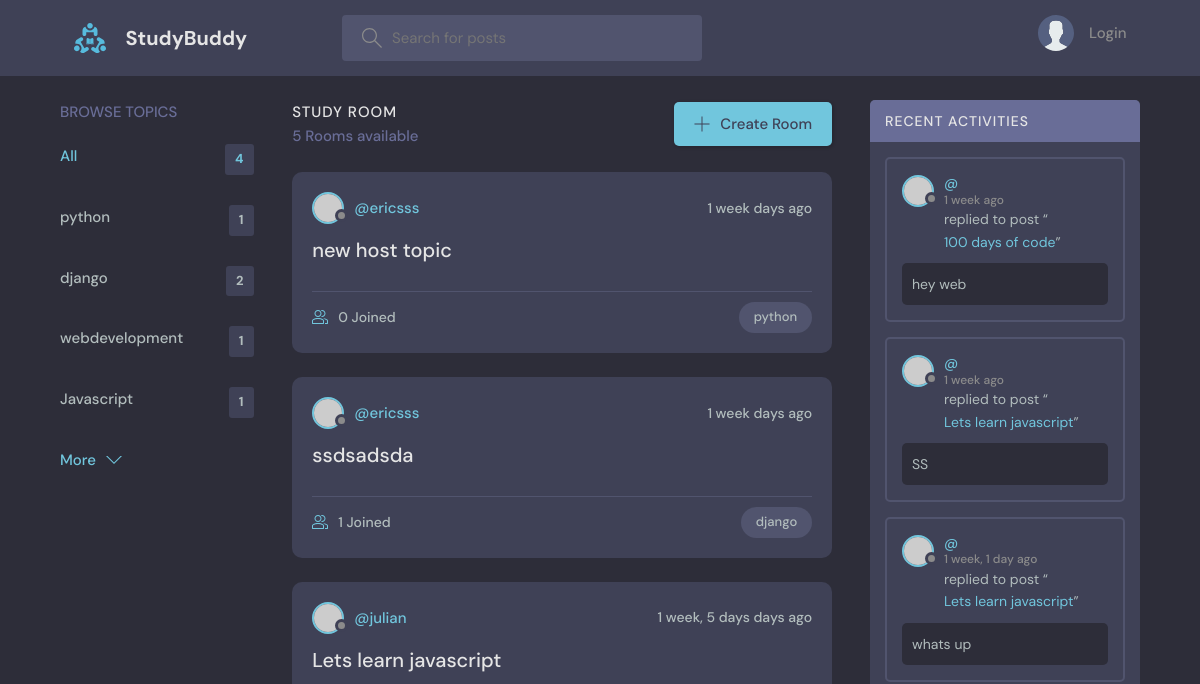
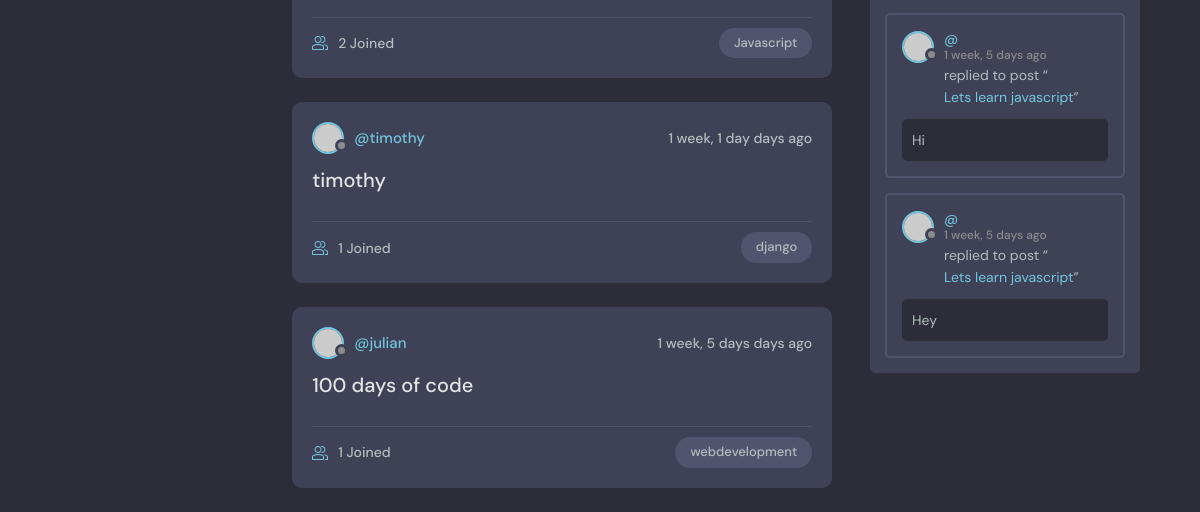
The app's page /, older data (2 pictures, top to bottom).
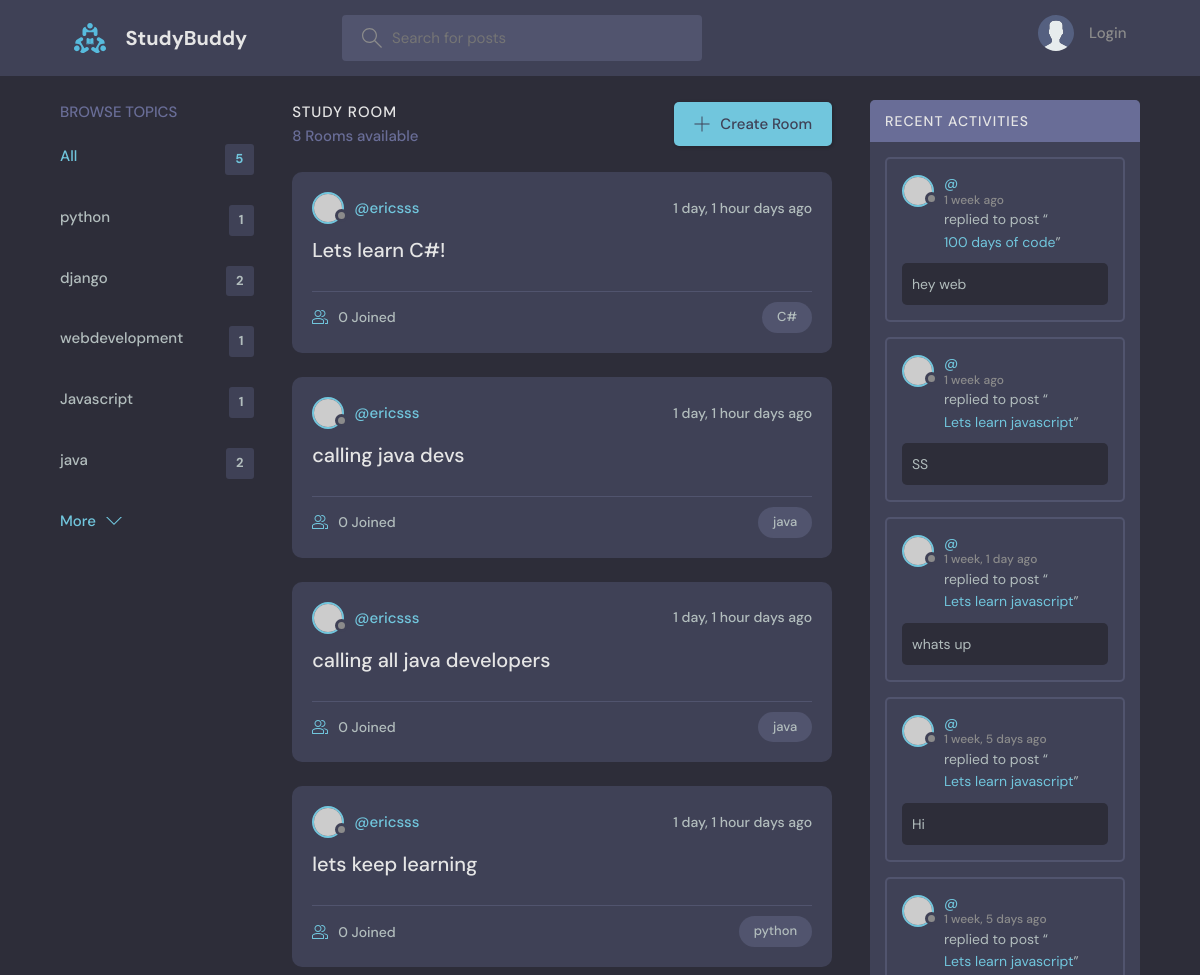
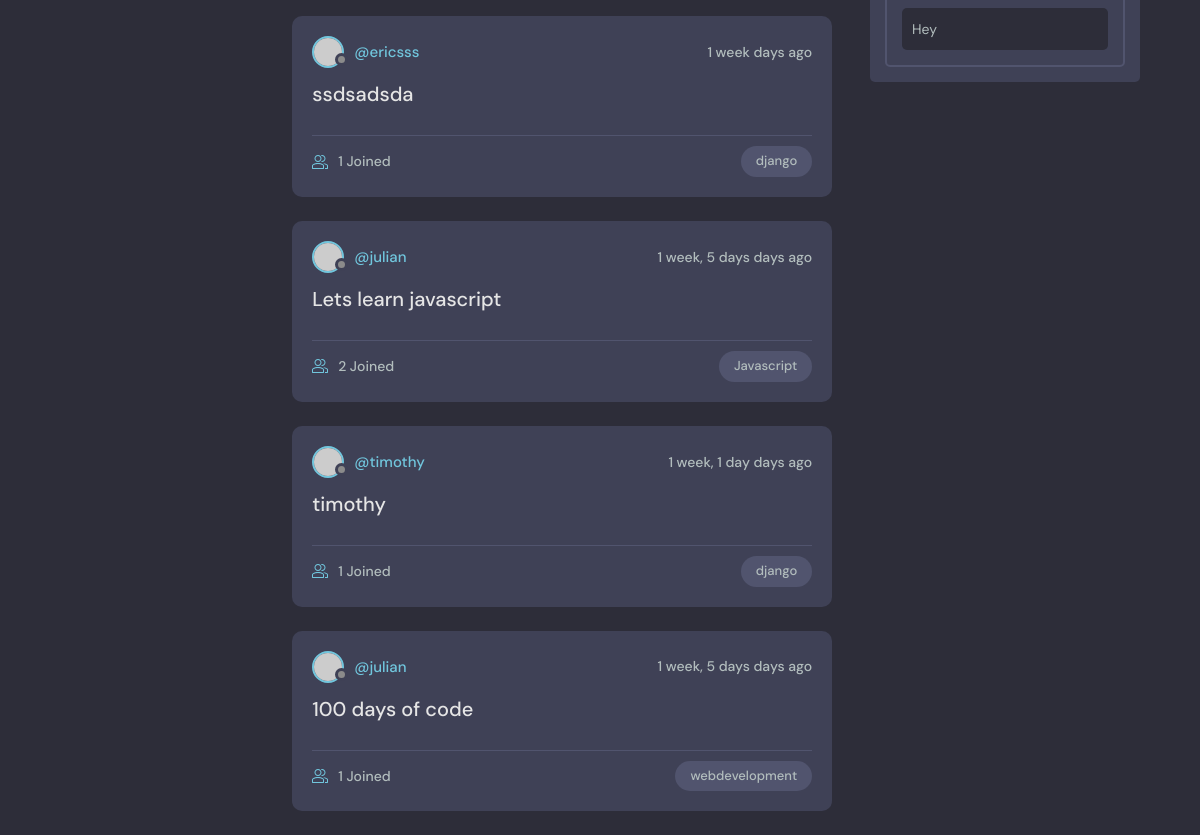
The same page, newer data (2 pictures, top to bottom).
### base/models.py (models this page shows, shortened)
class Topic(models.Model):
    name=models.CharField(max_length=200)

class Room(models.Model):
    host= models.ForeignKey(User, on_delete=models.SET_NULL, null=True)
    topic= models.ForeignKey(Topic, on_delete=models.SET_NULL, null=True)
    name = models.CharField(max_length = 200)
    description= models.TextField(null=True, blank=True)
    participants = models.ManyToManyField(User, blank=True, related_name='room_participants')
    updated =models.DateTimeField(auto_now=True)
    created = models.DateTimeField(auto_now_add=True)
    class Meta:
        ordering =['-updated', '-created'] #'-' makes it reverse order(newest at the top), no dash means it is decending order

class Message(models.Model):
        user= models.ForeignKey(User, on_delete=models.CASCADE)
        room = models.ForeignKey(Room, on_delete=models.CASCADE) #if there is an error check here the Room throws an error if not ''
        body =models.TextField()
        updated =models.DateTimeField(auto_now=True)
        created = models.DateTimeField(auto_now_add=True)
        class Meta:
            ordering =['-updated', '-created'] #'-' makes it reverse order(newest at the top), no dash means it is decending order

### base/views.py (the view)
# urls.py: path('', views.home, name='home'),
def home(request):
    q = request.GET.get('q') if request.GET.get('q') != None else ''
    rooms = Room.objects.filter(
    Q(topic__name__icontains=q) |
    Q(name__icontains= q) |
    Q(description__icontains=q)
    )
    topics = Topic.objects.all() [0:5]
    room_count = rooms.count()
    room_messages = Message.objects.filter(Q(room__topic__name__icontains=q))
    context = {'rooms': rooms, 'topics': topics,
    'room_count': room_count, 'room_messages': room_messages}
    return render(request, 'base/home.html', context)

### base/templates/base/home.html (shortened to what this page needs)
{% extends 'main.html'%}
{%block content%}
    <main class="layout layout--3">
      <div class="container">
        {%include 'base/topics_component.html' %}
        <div class="roomList">
          <div class="roomList__header">
            <div>
              <h2>Study Room</h2>
              <p>{{room_count}} Rooms available</p>
            </div>
            <a class="btn btn--main" href="{% url 'create-room' %}">
              <svg version="1.1" xmlns="http://www.w3.org/2000/svg" width="32" height="32" viewBox="0 0 32 32">
                <title>add</title>
                <path
                  d="M16.943 0.943h-1.885v14.115h-14.115v1.885h14.115v14.115h1.885v-14.115h14.115v-1.885h-14.115v-14.115z"
                ></path>
              </svg>
              Create Room
            </a>
          </div>
            {% include 'base/feed_component.html' %}
        </div>
         {% include 'base/activity_component.html' %}
      </div>
    </main>
 {% endblock %}

### base/templates/base/topics_component.html
<div class="topics">
    <div class="topics__header">
      <h2>Browse Topics</h2>
    </div>
    <ul class="topics__list">
      <li>
        <a href="{% url 'home'%}" class="active">All <span>{{topics.count}}</span></a>
      </li>
      {% for topic in topics%}
      <li>
        <a href="{% url 'home' %}?q={{topic.name}}" >{{topic.name}} <span>{{topic.room_set.all.count}}</span></a>
      </li>
    {% endfor %}
    </ul>
    <a class="btn btn--link" href="{%url 'topics'%}">
      More
      <svg version="1.1" xmlns="http://www.w3.org/2000/svg" width="32" height="32" viewBox="0 0 32 32">
        <title>chevron-down</title>
        <path d="M16 21l-13-13h-3l16 16 16-16h-3l-13 13z"></path>
      </svg>
    </a>
  </div>

### base/templates/base/feed_component.html (shortened to what this page needs)
{% for room in rooms %}
<div class="roomListRoom">
   <div class="roomListRoom__header">
     <a href="{%url 'user-profile' room.host.id%}" class="roomListRoom__author">
       <div class="avatar avatar--small">
         <img src="https://randomuser.me/api/portraits/women/11.jpg" />
       </div>
       <span>@{{room.host.username}}</span>
     </a>
     <div class="roomListRoom__actions">
       <span>{{room.created|timesince}} days ago</span>
     </div>
   </div>
   <div class="roomListRoom__content">
     <a href="{% url 'room' room.id %}">{{room.name}}</a>
   </div>
   <div class="roomListRoom__meta">
     <a href="{% url 'room' room.id %}" class="roomListRoom__joined">
       {{room.participants.all.count}} Joined
     </a>
     <p class="roomListRoom__topic">{{room.topic.name}}</p>
   </div>
 </div>
 {%endfor%}

### base/templates/base/activity_component.html (shortened to what this page needs)
<div class="activities">
    <div class="activities__header">
      <h2>Recent Activities</h2>
    </div>
    {%for message in room_messages%}
    <div class="activities__box">
      <div class="activities__boxHeader roomListRoom__header">
        <a href="{%url 'user-profile' message.user.id%}" class="roomListRoom__author">
          <div class="avatar avatar--small">
            <img src="https://randomuser.me/api/portraits/women/11.jpg" />
          </div>
          <p>
            @{{user.username}}
            <span> {{message.created|timesince}} ago</span>
          </p>
        </a>
      </div>
      <div class="activities__boxContent">
        <p>replied to post “<a href="{% url 'room' message.room.id %}">{{message.room.name}}</a>”</p>
        <div class="activities__boxRoomContent">
          {{message.body}}
        </div>
      </div>
    </div>
    {% endfor %}
  </div>

Row changes from the older to the newer data that the page shows:
removed Room: host.username "ericsss", created "1 week", name "new host topic", participants.all.count "0", topic.name "python"
added Topic: name "java", room_set.all.count "2"
added Room: host.username "ericsss", created "1 day, 1 hour", name "Lets learn C#!", participants.all.count "0", topic.name "C#"
added Room: host.username "ericsss", created "1 day, 1 hour", name "calling java devs", participants.all.count "0", topic.name "java"
added Room: host.username "ericsss", created "1 day, 1 hour", name "calling all java developers", participants.all.count "0", topic.name "java"
added Room: host.username "ericsss", created "1 day, 1 hour", name "lets keep learning", participants.all.count "0", topic.name "python"
Text that changed along with them:
{{ topics.count }}: "4" → "5"
{{ room_count }}: "5" → "8"
